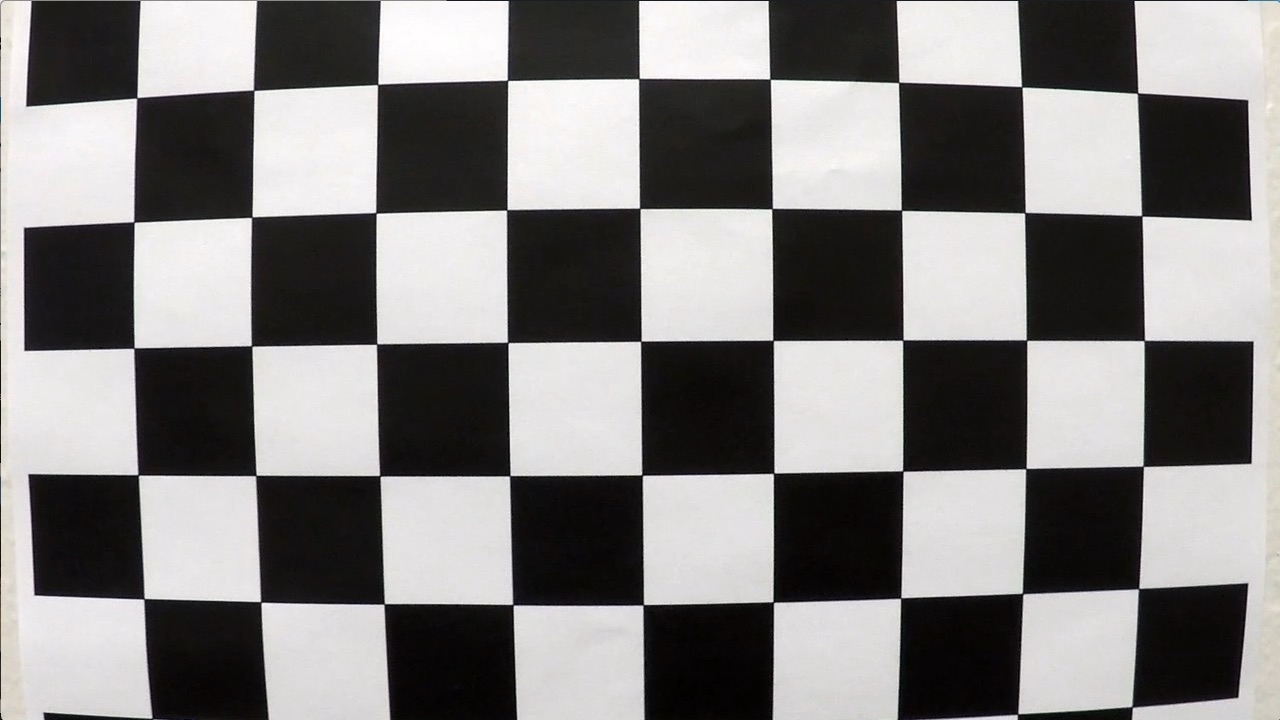
#> input picture camera_cal/calibration1.jpg, 1280 x 720 px; the run also reads 1 picture not shown here
$ python generate.py
#> lines starting #> are read from the running program, lines starting #| are printed output that depends on the picture; after the words box and inside, x2 and y2 are one past the last pixel; in counts of white or black regions, pixels touching at a corner belong together
### undistort.py
import numpy as np
import cv2


calibration = np.load('camera_cal/calib.npz')
#> (reads camera_cal/calib.npz from the repository)
mtx = calibration['mtx']
dist = calibration['dist']


def undistort(img):
    """Undistort an image using the lecture approach (getOptimalNewCameraMatrix)."""
    h, w = img.shape[:2]
    newCameraMtx, roi = cv2.getOptimalNewCameraMatrix(mtx, dist, (w, h), 0, (w, h))
    return cv2.undistort(img, mtx, dist, None, newCameraMtx)

# [9 lines that do not run on import are left out]

### thresholded_binary.py
import numpy as np
import cv2 as cv

from undistort import undistort


def sobel_x_mask(img, thresh=40, ksize=3):
    """Binary mask of vertical edges (Sobel along the X axis)."""
    gray = cv.cvtColor(img, cv.COLOR_BGR2GRAY)
    gray = cv.GaussianBlur(gray, (5, 5), 0)
    sobelX = cv.Sobel(gray, ddepth=cv.CV_32F, dx=1, dy=0, ksize=ksize)
    absX = np.absolute(sobelX)
    scaled = np.uint8(255 * absX / np.max(absX))
    _, mask = cv.threshold(scaled, thresh, 255, cv.THRESH_BINARY)
    return mask


def color_mask(img):
    """Binary mask of yellow and white lane markings in HSV."""
    hsv = cv.cvtColor(img, cv.COLOR_BGR2HSV)
    yellow = cv.inRange(hsv, np.array([15, 80, 60]), np.array([35, 255, 255]))
    white = cv.inRange(hsv, np.array([0, 0, 200]), np.array([179, 30, 255]))
    return cv.bitwise_or(yellow, white)


def threshold(img):
    """Combine gradient and color into one binary image and remove small specks."""
    combined = cv.bitwise_or(sobel_x_mask(img), color_mask(img))
    kernel = np.ones((3, 3), np.uint8)
    return cv.morphologyEx(combined, cv.MORPH_OPEN, kernel)

# [10 lines that do not run on import are left out]

### perspective.py
import numpy as np
import cv2 as cv

from undistort import undistort
from thresholded_binary import threshold

SRC = np.float32([[598, 460], [706, 460], [1071, 718], [247, 719]])

DST = np.float32([[320, 0], [960, 0], [960, 720], [320, 720]])

M = cv.getPerspectiveTransform(SRC, DST)
M_INV = cv.getPerspectiveTransform(DST, SRC)


def warp(img):
    """Transform an image to the bird's-eye view."""
    h, w = img.shape[:2]
    return cv.warpPerspective(img, M, (w, h), flags=cv.INTER_LINEAR)


# [18 lines that do not run on import are left out]

### lane_detection.py
import numpy as np
import cv2 as cv

from undistort import undistort
from thresholded_binary import threshold
from perspective import warp, M_INV, DST

XM_PER_PIX = 3.7 / (DST[1][0] - DST[0][0])
YM_PER_PIX = 30 / 720


def find_lane_pixels(binary_warped, n_windows=9, margin=100, min_pix=50):
    """Find lane pixels with a histogram + sliding window search."""
    binary = (binary_warped > 0).astype(np.uint8)
    h, w = binary.shape

    histogram = np.sum(binary[h // 2:, :], axis=0)
    midpoint = w // 2
    left_current = np.argmax(histogram[:midpoint])
    right_current = np.argmax(histogram[midpoint:]) + midpoint

    nonzero_y, nonzero_x = binary.nonzero()
    window_height = h // n_windows

    left_inds, right_inds = [], []
    out_img = np.zeros((h, w, 3), np.uint8)

    for i in range(n_windows):
        y_low = h - (i + 1) * window_height
        y_high = h - i * window_height

        xl_low, xl_high = left_current - margin, left_current + margin
        xr_low, xr_high = right_current - margin, right_current + margin

        in_y = (nonzero_y >= y_low) & (nonzero_y < y_high)
        good_left = (in_y & (nonzero_x >= xl_low) & (nonzero_x < xl_high)).nonzero()[0]
        good_right = (in_y & (nonzero_x >= xr_low) & (nonzero_x < xr_high)).nonzero()[0]

        left_inds.append(good_left)
        right_inds.append(good_right)

        if len(good_left) > min_pix:
            left_current = int(np.mean(nonzero_x[good_left]))
        if len(good_right) > min_pix:
            right_current = int(np.mean(nonzero_x[good_right]))

    left_inds = np.concatenate(left_inds)
    right_inds = np.concatenate(right_inds)

    leftx, lefty = nonzero_x[left_inds], nonzero_y[left_inds]
    rightx, righty = nonzero_x[right_inds], nonzero_y[right_inds]

    out_img[lefty, leftx] = (0, 0, 255)
    out_img[righty, rightx] = (255, 0, 0)

    return leftx, lefty, rightx, righty, out_img


def fit_polynomial(x, y):
    """Fit x = A*y^2 + B*y + C."""
    return np.polyfit(y, x, 2)


def curvature_radius(leftx, lefty, rightx, righty, y_eval):
    """Radius of curvature in meters at y_eval (pixels), averaged over both lines."""
    left_fit = np.polyfit(lefty * YM_PER_PIX, leftx * XM_PER_PIX, 2)
    right_fit = np.polyfit(righty * YM_PER_PIX, rightx * XM_PER_PIX, 2)
    y = y_eval * YM_PER_PIX

    left_r = (1 + (2 * left_fit[0] * y + left_fit[1]) ** 2) ** 1.5 / abs(2 * left_fit[0])
    right_r = (1 + (2 * right_fit[0] * y + right_fit[1]) ** 2) ** 1.5 / abs(2 * right_fit[0])
    return (left_r + right_r) / 2


def vehicle_offset(left_fit, right_fit, img_width, y_eval):
    """Offset of the vehicle from the lane center in meters (negative = left of center)."""
    left_x = np.polyval(left_fit, y_eval)
    right_x = np.polyval(right_fit, y_eval)
    lane_center = (left_x + right_x) / 2
    return (img_width / 2 - lane_center) * XM_PER_PIX


def draw_lane(undist, binary_warped, left_fit, right_fit):
    """Draw the lane area on the warped view and project it back onto the original image."""
    h, w = binary_warped.shape
    ploty = np.linspace(0, h - 1, h)
    left_fitx = np.polyval(left_fit, ploty)
    right_fitx = np.polyval(right_fit, ploty)

    color_warp = np.zeros((h, w, 3), np.uint8)
    pts_left = np.transpose(np.vstack([left_fitx, ploty]))
    pts_right = np.flipud(np.transpose(np.vstack([right_fitx, ploty])))
    pts = np.vstack((pts_left, pts_right)).astype(np.int32)
    cv.fillPoly(color_warp, [pts], (0, 255, 0))

    unwarped = cv.warpPerspective(color_warp, M_INV, (w, h))
    return cv.addWeighted(undist, 1, unwarped, 0.3, 0)


def process_image(img):
    """Full pipeline for one BGR image. Returns the result and the sliding window debug image."""
    undist = undistort(img)
    binary_warped = warp(threshold(undist))
    h, w = binary_warped.shape

    leftx, lefty, rightx, righty, debug = find_lane_pixels(binary_warped)

    if len(leftx) == 0 or len(rightx) == 0:
        return undist, debug   # no lane found, return the undistorted image unchanged

    left_fit = fit_polynomial(leftx, lefty)
    right_fit = fit_polynomial(rightx, righty)

    ploty = np.linspace(0, h - 1, h)
    for fit, name in ((left_fit, 'f_left'), (right_fit, 'f_right')):
        pts = np.stack([np.polyval(fit, ploty), ploty], axis=1).astype(np.int32)
        cv.polylines(debug, [pts], False, (0, 255, 255), 3)

    for i, (fit, name) in enumerate(((left_fit, 'f_left'), (right_fit, 'f_right'))):
        text = f'{name}(y) = {fit[0]:.2e}*y^2 + {fit[1]:.2e}*y + {fit[2]:.1f}'
        cv.putText(debug, text, (30, 40 + 35 * i), cv.FONT_HERSHEY_SIMPLEX, 0.8, (0, 255, 255), 2)

    radius = curvature_radius(leftx, lefty, rightx, righty, h - 1)
    offset = vehicle_offset(left_fit, right_fit, w, h - 1)

    result = draw_lane(undist, binary_warped, left_fit, right_fit)
    side = 'left' if offset < 0 else 'right'
    cv.putText(result, f'Radius of curvature: {radius:.0f} m', (30, 50),
               cv.FONT_HERSHEY_SIMPLEX, 1, (255, 255, 255), 2)
    cv.putText(result, f'Vehicle is {abs(offset):.2f} m {side} of center', (30, 90),
               cv.FONT_HERSHEY_SIMPLEX, 1, (255, 255, 255), 2)
    return result, debug


# [11 lines that do not run on import are left out]

### generate.py
import os
import runpy

import cv2 as cv
import numpy as np

CALIB_EXAMPLE = 'camera_cal/calibration1.jpg'
ROAD_EXAMPLE = 'test_images/test1.jpg'
BINARY_EXAMPLE = 'test_images/test6.jpg'
STRAIGHT_EXAMPLE = 'test_images/straight_lines2.jpg'
RESULT_EXAMPLE = 'test_images/test2.jpg'

CALIB_FILE = 'camera_cal/calib.npz'
DOCS = 'docs'


def save(name, img):
    path = os.path.join(DOCS, name)
    if not cv.imwrite(path, img):
        raise SystemExit(f'Could not write {path}')
    print('Saved', path)


def read(path):
    img = cv.imread(path)
    if img is None:
        raise SystemExit(f'Could not read image: {os.path.abspath(path)}')
    return img


def main():
    os.makedirs(DOCS, exist_ok=True)

    if not os.path.exists(CALIB_FILE):
        print('calib.npz not found, running calibration.py ...')
        runpy.run_path('calibration.py', run_name='__main__')
        cv.destroyAllWindows()

    from undistort import undistort
    from thresholded_binary import threshold
    from perspective import warp, SRC, DST
    from lane_detection import process_image

    calibration = np.load(CALIB_FILE)
    mtx, dist = calibration['mtx'], calibration['dist']
    img = read(CALIB_EXAMPLE)
#> in read, img is the input picture: shape (720, 1280, 3); mean B, G, R 127.8, 128.4, 130.1
    save('undistort_output.png', np.hstack((img, cv.undistort(img, mtx, dist, None, mtx))))

    img = read(ROAD_EXAMPLE)
#> call 2 of read, with path = 'test_images/test1.jpg'
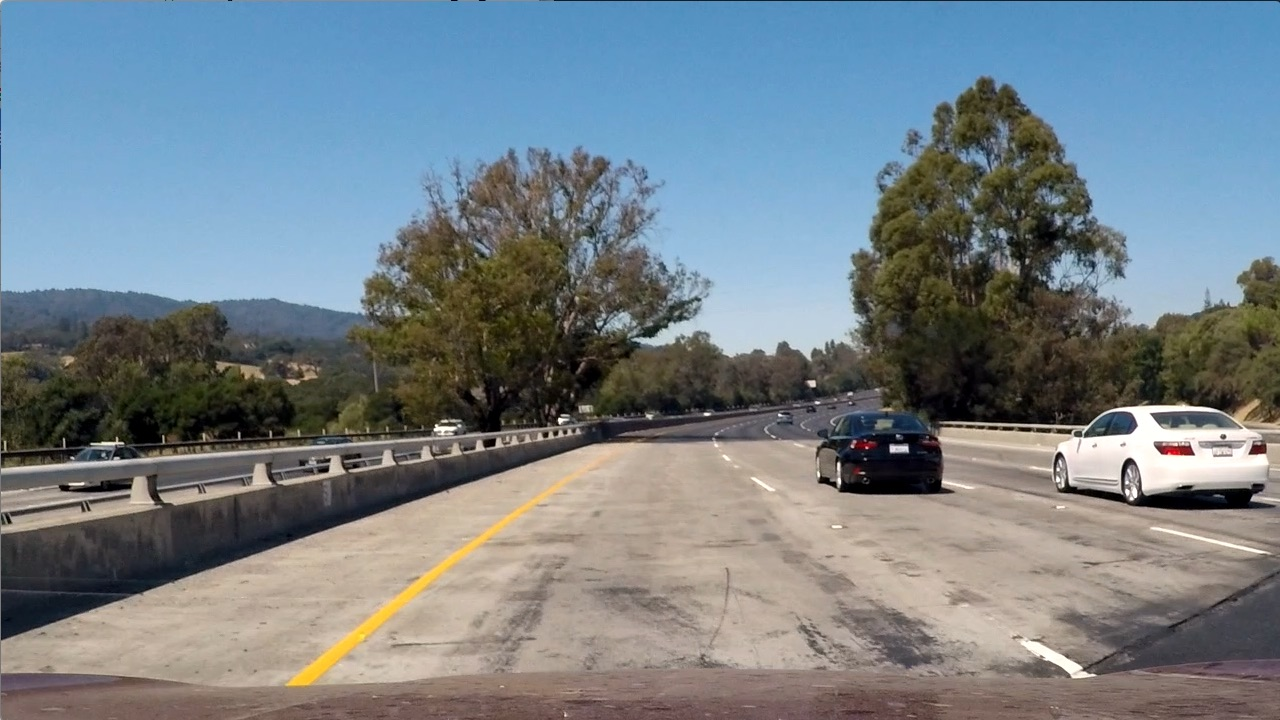
#> input picture test_images/test1.jpg, 1280 x 720 px
#> in read, img is the input picture: shape (720, 1280, 3); mean B, G, R 135.5, 128.7, 117.5
    save('test1_undistorted.png', np.hstack((img, undistort(img))))
#| Saved docs/test1_undistorted.png

    save('binary_combo_example.png', threshold(undistort(read(BINARY_EXAMPLE))))
#> call 3 of read, with path = 'test_images/test6.jpg'
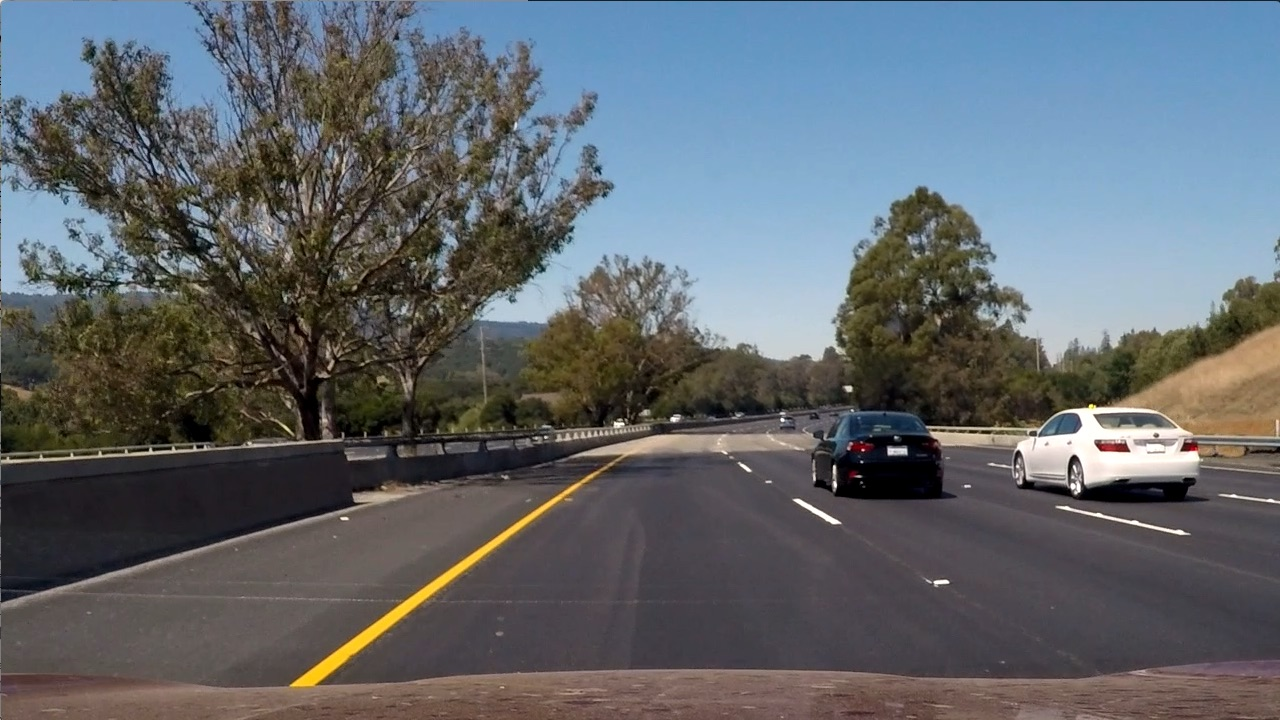
#> input picture test_images/test6.jpg, 1280 x 720 px
#> in read, img is the input picture: shape (720, 1280, 3); mean B, G, R 107.9, 102.6, 97
#| Saved docs/binary_combo_example.png

    img = undistort(read(STRAIGHT_EXAMPLE))
    annotated = img.copy()
    cv.polylines(annotated, [SRC.astype(np.int32)], True, (0, 0, 255), 2)
    warped = warp(img)
    cv.polylines(warped, [DST.astype(np.int32)], True, (0, 0, 255), 2)
    save('warped_straight_lines.png', np.hstack((annotated, warped)))
    save('binary_warped.png', warp(threshold(img)))

    result, debug = process_image(read(RESULT_EXAMPLE))
    save('color_fit_lines.png', debug)
    save('example_output.png', result)

    print('Done. All images are in the "docs" folder.')


if __name__ == '__main__':
    main()
#| Saved docs/binary_warped.png
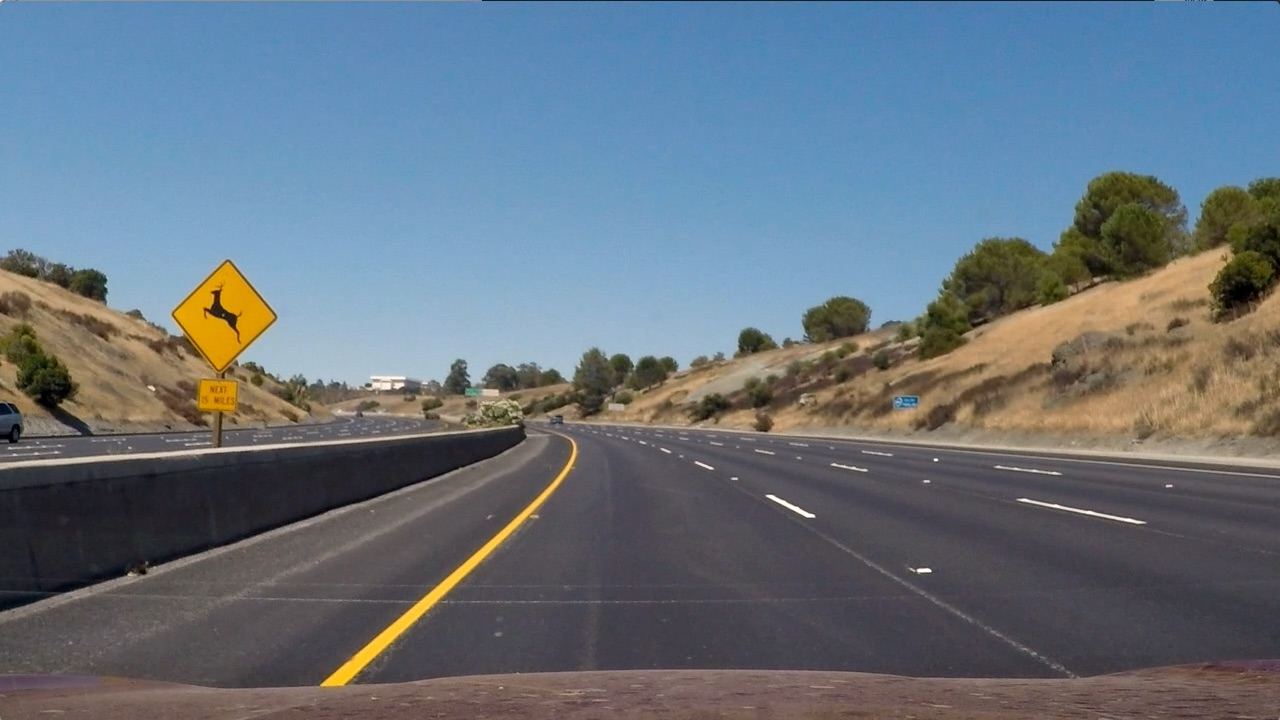
#> input picture test_images/test2.jpg, 1280 x 720 px
#> in read, img is the input picture: shape (720, 1280, 3); mean B, G, R 125.5, 114.6, 102.8
#> in color_mask (call 3), `yellow = cv.inRange(hsv, np.array([15, 80, 60]), np.array([35, 255, 25..`:
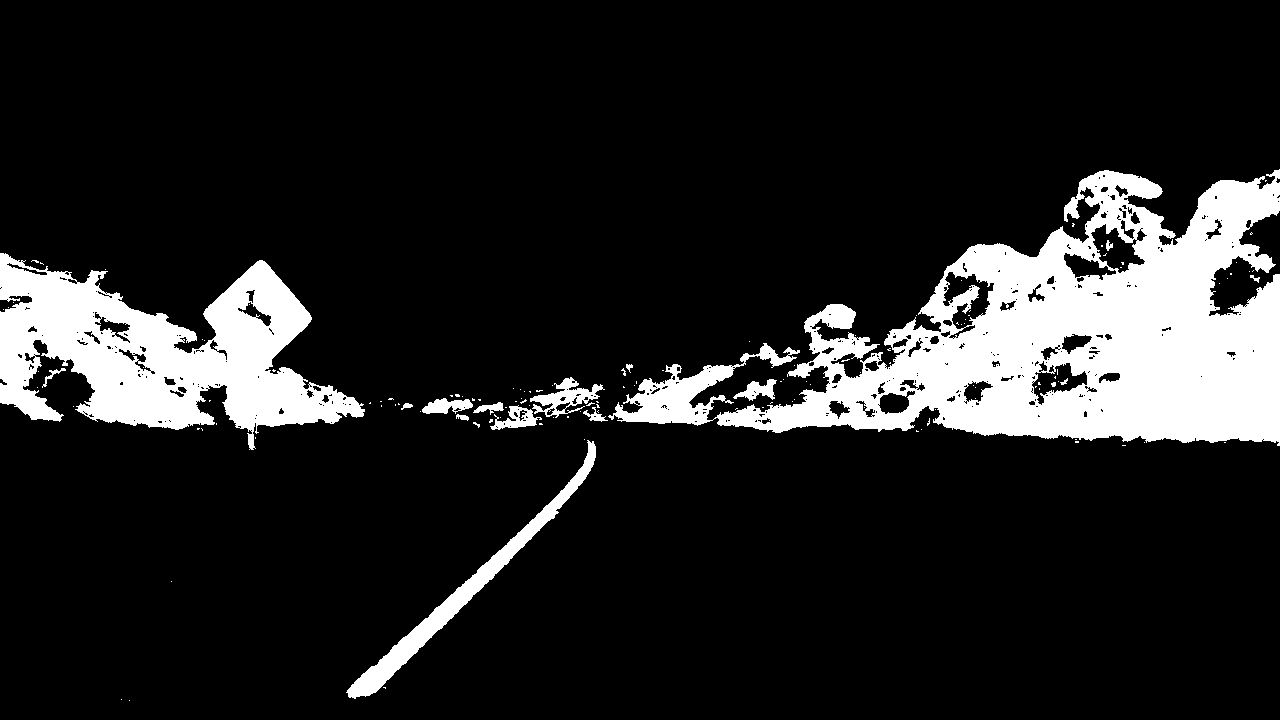
#> yellow: shape (720, 1280); 13.8% white; 137 white regions (120 under 20 px), largest, box (x1, y1, x2, y2) and area: (608, 169, 1280, 446) 82169, (0, 253, 365, 450) 35613, (346, 440, 596, 699) 5407
#> in find_lane_pixels, `histogram = np.sum(binary[h // 2:, :], axis=0)`: histogram = 1280 values, max 352 at index 378, min 0 at index 0, mean 17.15
#> in find_lane_pixels, `left_current = np.argmax(histogram[:midpoint])`: left_current = 378
#> in find_lane_pixels, `right_current = np.argmax(histogram[midpoint:]) + midpoint`: right_current = 1021
#> the loop in find_lane_pixels, `for i in range(n_windows):` made 9 passes
#> (xl_low, xl_high, xr_low, xr_high, left_current, right_current) on passes 2 to 9: (283, 483, 921, 1121, 380, 1039), (280, 480, 939, 1139, 377, 1010), (277, 477, 910, 1110, 368, 1010), (268, 468, 910, 1110, 356, 1010), (256, 456, 910, 1110, 342, 983), (242, 442, 883, 1083, 325, 967), (225, 425, 867, 1067, 306, 944), (206, 406, 844, 1044, 281, 942)
#> after the loop in find_lane_pixels, `for i in range(n_windows):`: left_inds = 9 items
#> in process_image, `left_fit = fit_polynomial(leftx, lefty)`: left_fit = [-0.000241, 0.332, 269.1]
#> in process_image, `right_fit = fit_polynomial(rightx, righty)`: right_fit = [5.75e-05, 0.152, 932.4]
#> the loop in process_image, `for fit, name in ((left_fit, 'f_left'), (right_fit, 'f_right')):` made 2 passes
#> the loop in process_image, `for i, (fit, name) in enumerate(((left_fit, 'f_left'), (right_fit, 'f_..` made 2 passes
#> in curvature_radius, `left_fit = np.polyfit(lefty * YM_PER_PIX, leftx * XM_PER_PIX, 2)`: left_fit = [-0.000804, 0.046, 1.56]
#> in curvature_radius, `right_fit = np.polyfit(righty * YM_PER_PIX, rightx * XM_PER_PIX, 2)`: right_fit = [0.000191, 0.0211, 5.39]
#> in curvature_radius, `left_r = (1 + (2 * left_fit[0] * y + left_fit[1]) ** 2) ** 1.5 / abs(2..`: left_r = 622.1
#> in curvature_radius, `right_r = (1 + (2 * right_fit[0] * y + right_fit[1]) ** 2) ** 1.5 / ab..`: right_r = 2617
#> in process_image, `radius = curvature_radius(leftx, lefty, rightx, righty, h - 1)`: radius = 1619.5
#> in vehicle_offset, `left_x = np.polyval(left_fit, y_eval)`: left_x = 382.8
#> in vehicle_offset, `right_x = np.polyval(right_fit, y_eval)`: right_x = 1071.5
#> in vehicle_offset, `lane_center = (left_x + right_x) / 2`: lane_center = 727.2
#> in process_image, `offset = vehicle_offset(left_fit, right_fit, w, h - 1)`: offset = -0.504
#> in draw_lane, `left_fitx = np.polyval(left_fit, ploty)`: left_fitx = 720 values, max 383.1 at index 687, min 269.1 at index 0, mean 346.7
#> in draw_lane, `right_fitx = np.polyval(right_fit, ploty)`: right_fitx = 720 values from 932.4 to 1071.5
#> in draw_lane, `pts_left = np.transpose(np.vstack([left_fitx, ploty]))`: pts_left = 720 pairs, first value 269.1 to 383.1, second value 0 to 719
#> in draw_lane, `pts_right = np.flipud(np.transpose(np.vstack([right_fitx, ploty])))`: pts_right = 720 pairs, first value 932.4 to 1071.5, second value 0 to 719
#> in draw_lane, `pts = np.vstack((pts_left, pts_right)).astype(np.int32)`: pts = 1440 pairs, first value 269 to 1071, second value 0 to 719
#> in process_image, `side = 'left' if offset < 0 else 'right'`: side = 'left'
